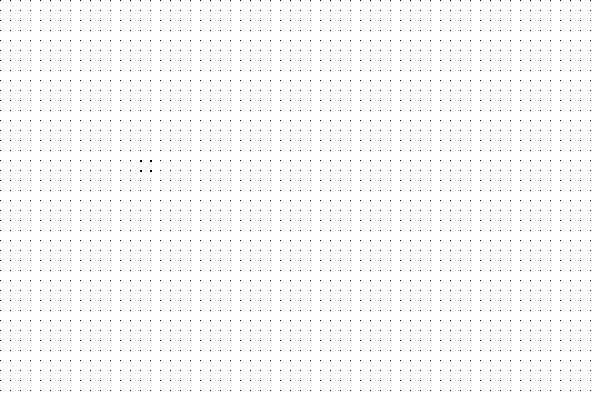
Frame 1 (no input)
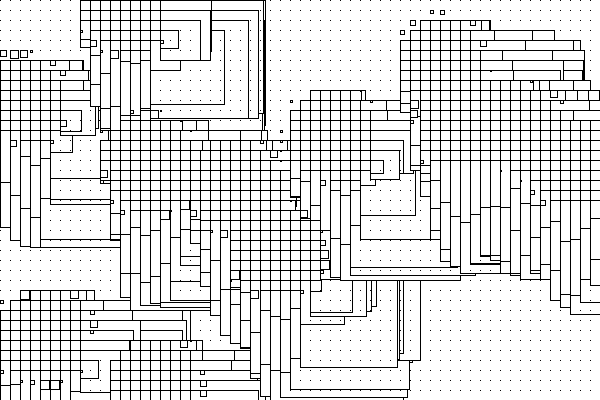
Frame 60 (the mouse pressed at the canvas centre just before this capture)
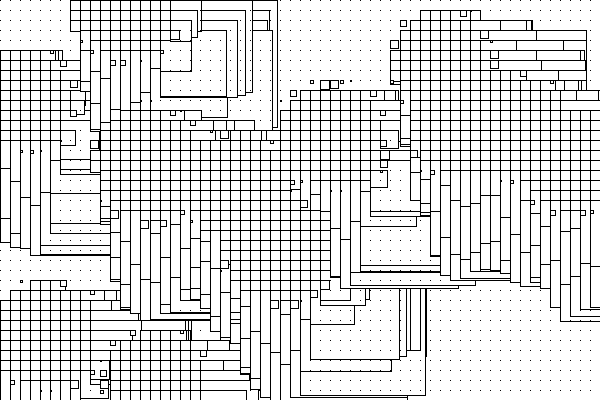
Frame 120 (the mouse held since frame 60 and released just before this capture)

The Processing sketch that drew these frames (run headless with seeded random() and noise(); from frame 60 on, the mouse is pressed at the canvas centre):

// Processing sketch: SquareCircleGrowth
// ── SquareCircleGrowth.pde
// A rule-based diffusion example

// The current state for drawing
int[][] currentPixelGrid;

// The previous state before updating to draw
int[][] lastPixelGrid;

// The number of random growth starters
int randStarters = int(random(2, 20));

// Circle Grid region
int drawCircleRegion = 10;

int NUM_RUN_ITERATIONS = 70;

void setup() {
  size(600, 400);
  background(255);
  stroke(0);
  //noFill();

  // Create the gird
  currentPixelGrid = new int[width][height];
  lastPixelGrid = new int[width][height];
  initGrowthPixels();

}

// Creates a bunch of pixels for growing
void initGrowthPixels() {
  for (int i = 0; i < randStarters; i += 1) {
    int x = int(random(0, width));
    int y = int(random(0, height));
    currentPixelGrid[x][y] = int(random(2, 200));
  }
}

// Clears the grid
void clearGridState() {
  for (int x = 0; x < width; x += 1) {
    for (int y = 0; y < height; y += 1) {
      currentPixelGrid[x][y] = 0;
    }
  }
}

int iterationCount = 0;
void draw() {
  // stop if we reach iteration count
  if (iterationCount == NUM_RUN_ITERATIONS) {
    return;
  }
  iterationCount += 1;
  
  
  // Clear drawing
  background(255);
  updateLastGridState();
  grow();
  //drawGridPoints();
  drawGridShapes();

}


// Copies the current values of the grid to the last grid state
void updateLastGridState() {
  for (int x = 0; x < width; x += 1) {
    for (int y = 0; y < height; y += 1) {
      lastPixelGrid[x][y] = currentPixelGrid[x][y];
    }
  }
}

//
void grow() {
  for (int x = 0; x < width; x += 1) {
    for (int y = 0; y < height; y += 1) {
      int val = lastPixelGrid[x][y];
      if (val == 0) {
        // do nothing
        continue; 
      }

      // update values of neighbors
      for (int i = x - 1; i <= x + 1; i += 1) {
        for (int j = y - 1; j <= y + 1; j += 1) {
          if (i < 0 || i >= width || j < 0 || j >= height) {
            // out of bounds so do nothing
            continue;
          }
          if (i == x && j == y) {
             // Same pixel, do nothing
             continue;
          }
          // Randomize what the pixel should do
          int randomAction = int(random(0, 100));
          if (randomAction < 80) {
            // When action is even skip
            continue;
          }
          // Action is odd, use rules with neighbor
          int neighborValue = lastPixelGrid[i][j];
          if (neighborValue == 0) {
            // Take over the value  
            currentPixelGrid[i][j] = (round(random(0, 5)) * val) % 255;
          } else {
            currentPixelGrid[i][j] = int((val + neighborValue) / 2);
          }
        }
      }
    }
  }
}

void drawGridPoints() {
  // Draw grid
  for (int x = 0; x < width; x += 1) {
    for (int y = 0; y < height; y += 1) {
      int currentVal = currentPixelGrid[x][y];
      //stroke(0);
      //println(currentVal);
      if (currentVal > 0) {
        if (currentVal < 75) {
          stroke(currentVal, 0, 0);
        } else if (currentVal >= 75 && currentVal < 180) {
          stroke(0, currentVal, 0);
        } else {
          stroke(0, 0, currentVal);
        }
        point(x,y);
        //circle(x, y, 1 + currentVal/255);
        stroke(0);
      }
    }
  }
}

void drawGridShapes() {
  // Draw grid
  for (int x = 0; x < width; x += drawCircleRegion) {
    for (int y = 0; y < height; y += drawCircleRegion) {
            // update values of neighbors
      int count = 0;
      int sum = 0;
      for (int i = x - drawCircleRegion; i <= x + drawCircleRegion; i += 1) {
        for (int j = y - drawCircleRegion; j <= y + drawCircleRegion; j += 1) {
          if (i < 0 || i >= width || j < 0 || j >= height) {
            // out of bounds so do nothing
            continue;
          }
          count += 1;
          sum += currentPixelGrid[i][j];
        }
      }
      int r = sum / count; 
      //circle(x, y, r / random(4, 4.1));
      square(x, y, r);
    }
  }
}

void keyPressed() {
  if (key == 'r') {
    background(255);
    iterationCount = 0;
    clearGridState();
    initGrowthPixels();
    redraw();
  }
}
